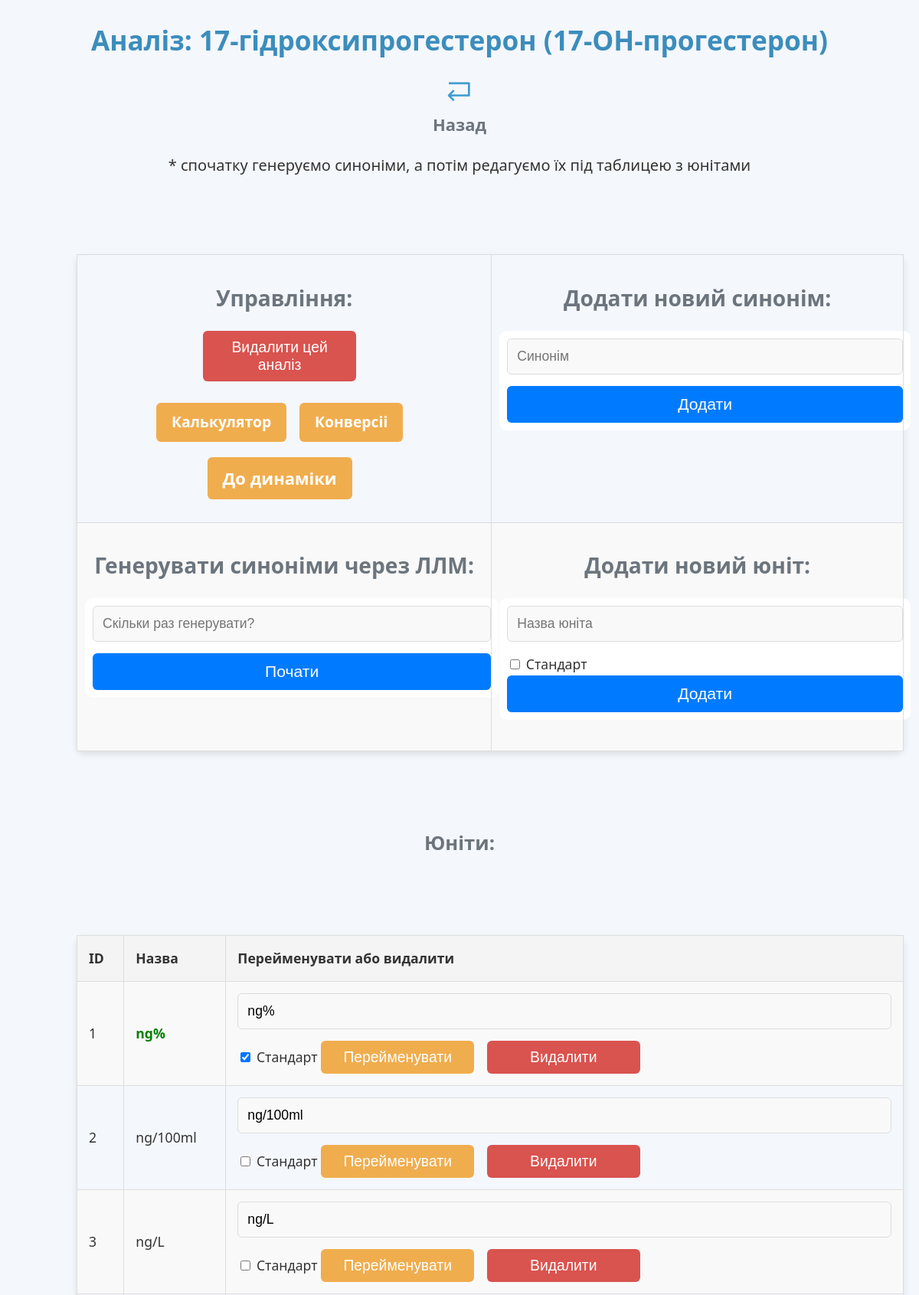
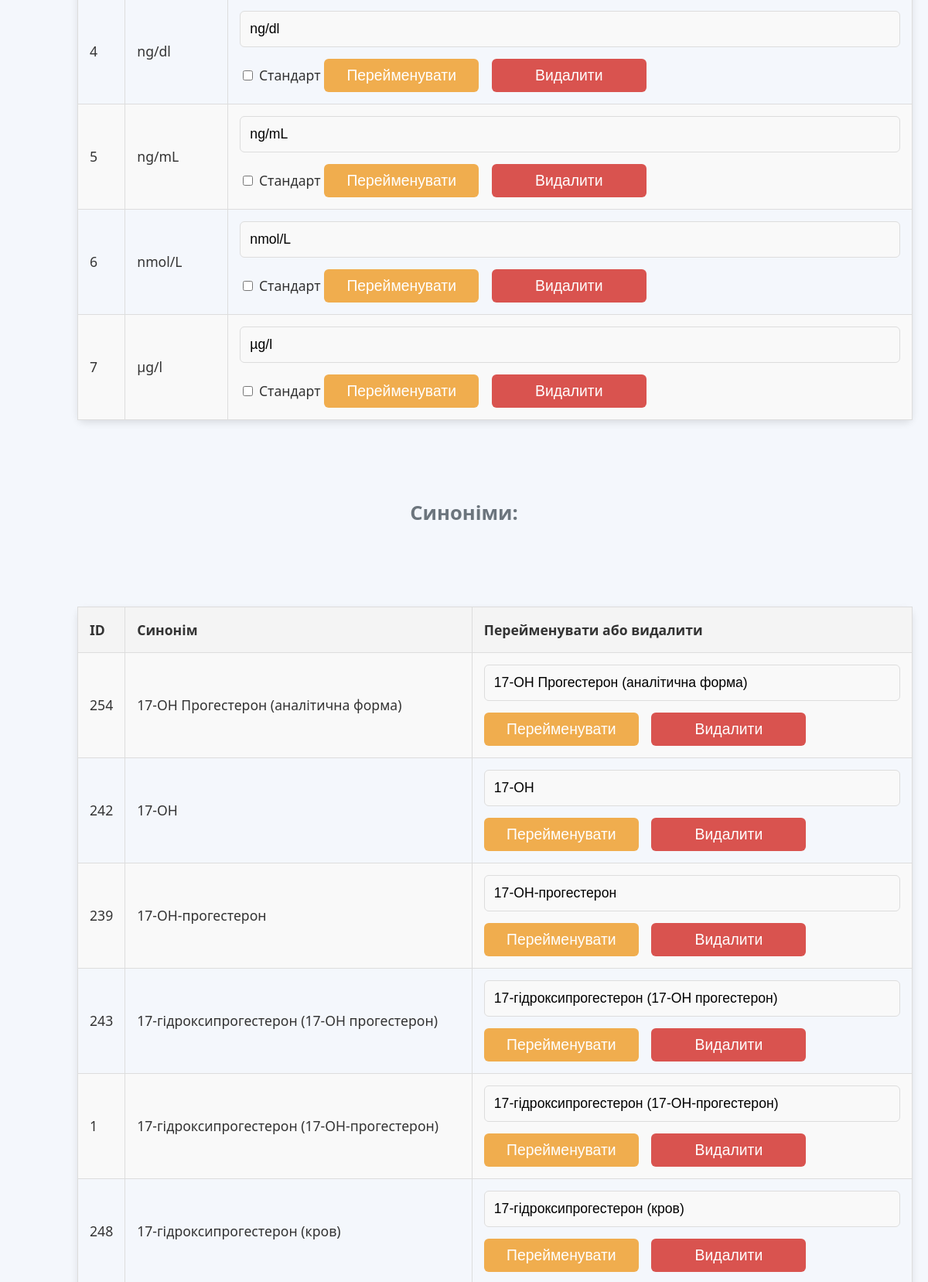
The page /analysis/1 (upper part) on the database its author committed (2 pictures, top to bottom).
### db/database.py (models this page shows)
class StandardName(Base):
    __tablename__ = "standard_names"
    id = Column(Integer, primary_key=True, index=True)
    name = Column(String, unique=True, nullable=False)
    standard_unit_id = Column(Integer, ForeignKey("units.id"), nullable=True)
    units = relationship("Unit", back_populates="standard_name", foreign_keys="[Unit.standard_name_id]")
    unit_conversions = relationship("UnitConversion", back_populates="standard_name",
                                    foreign_keys="[UnitConversion.standard_name_id]")
    synonyms = relationship("AnalysisSynonym", back_populates="standard_name")

class AnalysisSynonym(Base):
    __tablename__ = "analysis_synonyms"
    id = Column(Integer, primary_key=True, index=True)
    standard_name_id = Column(Integer, ForeignKey("standard_names.id"), nullable=False)
    synonym = Column(String, nullable=False)
    standard_name = relationship("StandardName", back_populates="synonyms")
    __table_args__ = (
        UniqueConstraint("standard_name_id", "synonym", name="unique_standard_name_synonym_constraint"),
    )

class Unit(Base):
    __tablename__ = "units"
    id = Column(Integer, primary_key=True, index=True)
    unit = Column(String, nullable=False)  # Назва одиниці
    standard_name_id = Column(Integer, ForeignKey("standard_names.id"), nullable=False)
    is_standard = Column(Boolean, default=False)  # Чи є ця одиниця стандартною для аналізу
    standard_name = relationship("StandardName", back_populates="units", foreign_keys=[standard_name_id])
    synonyms = relationship("UnitSynonym", back_populates="unit")
    __table_args__ = (
        UniqueConstraint("standard_name_id", "unit", name="unique_standard_name_unit_constraint"),
    )

### ui/routes/analysis_router.py (the view)
@router.get("/analysis/{analysis_id}", response_class=HTMLResponse)
def read_analysis_detail(analysis_id: int, request: Request, db: Session = Depends(get_db)):
    analysis_detail = get_analysis_detail(db, analysis_id)
    if not analysis_detail:
        raise HTTPException(status_code=404, detail="Analysis not found")
    return templates.TemplateResponse(
        "analysis_detail.html",
        {
            "request": request,
            "analysis": {
                "id": analysis_detail["id"],
                "name": analysis_detail["name"],
                "standard_unit": analysis_detail["standard_unit"],
                "units": analysis_detail["units"],
            },
            "synonyms": analysis_detail["synonyms"]
        }
    )

### ui/templates/analysis_detail.html (shortened to what this page needs)
{% extends "base.html" %}
{% block header %}Аналіз: {{ analysis.name }}{% endblock %}
{% block content %}
<p align="center"><a href="/analysis"><img src="/static/images/back.png" width="3%"><br>Назад</a></p>
<p align="center">* спочатку генеруємо синоніми, а потім редагуємо їх під таблицею з юнітами
</p>
<table style="border-collapse: collapse;">
    <tr>
        <td style="border: 1px solid #ddd; padding: 10px; vertical-align: top;">
            <h2>Управління:</h2>
            <div align="center">
            <form action="/delete_analyse" method="post" class="form-delete">
                <button type="submit" class="btn-delete">
                    Видалити цей аналіз
                </button>
            </form>
                <br>
                <form class="form-delete" style="display:inline;">
            <a href="/calculator_result/{{ analysis.id }}" class="btn-edit">Калькулятор</a>
            <a href="/conversions/{{ analysis.id }}" class="btn-edit">Конверсіі</a>
            <p><a href="/dynamic/" class="btn-edit">До динаміки</a></p>
                    </form>
                </div>
        </td>
        <td style="border: 1px solid #ddd; padding: 10px; vertical-align: top;">
            <h2>Додати новий синонім:</h2>
            <form action="/add_analysis_synonym" method="post">
                <input type="text" name="synonym" placeholder="Синонім" required>
                <button type="submit">Додати</button>
            </form>
        </td>
    </tr>
    <tr>
        <td style="border: 1px solid #ddd; padding: 10px; vertical-align: top;">
            <h2>Генерувати синоніми через ЛЛМ:</h2>
            <form action="/generate_analyse_synonym" method="post">
                <input type="number" name="count" placeholder="Скільки раз генерувати?" required>
                <button type="submit">Почати</button>
            </form>
        </td>
        <td style="border: 1px solid #ddd; padding: 10px; vertical-align: top;">
            <h2>Додати новий юніт:</h2>
            <form action="/add_unit" method="post">
                <input type="text" name="unit_name" placeholder="Назва юніта" required>
                <input type="checkbox" name="is_standard"> Стандарт
                <button type="submit">Додати</button>
            </form>
        </td>
    </tr>
</table>
<h2>Юніти:</h2>
<table border="1">
    <tr>
        <th>ID</th>
        <th>Назва</th>
        <th>Перейменувати або видалити</th>
    </tr>
    {% for unit in analysis.units %}
    <tr>
        <td>{{ loop.index }}</td>
        <td{% if unit == analysis.standard_unit %} style="font-weight: bold; color: green;"{% endif %}>
            {{ unit.unit }}
        </td>
        <td>
            <form action="/update_unit" method="post" style="display:inline;" class="form-delete">
                <input type="text" name="unit_name" value="{{ unit.unit }}" placeholder="Введіть нову назву юніта" required>
                <input type="checkbox" name="is_standard" {% if unit == analysis.standard_unit %}checked{% endif %}> Стандарт
                <button type="submit" class="btn-edit">Перейменувати</button>
            </form>
<form action="/delete_unit" method="post" style="display:inline;" class="form-delete">
    <button type="submit" class="btn-delete">Видалити</button>
</form>
        </td>
    </tr>
    {% endfor %}
</table>
<h2>Синоніми:</h2>
    <table border="1">
        <tr>
            <th>ID</th>
            <th>Синонім</th>
            <th>Перейменувати або видалити</th>
        </tr>
        {% for synonym in synonyms %}
        <tr>
            <td>{{ synonym.id }}</td>
            <td>{{ synonym.synonym }}</td>
            <td>
                <form action="/update_analysis_synonym" method="post" class="form-delete" style="display:inline;">
                    <input type="text" name="new_synonym" value="{{ synonym.synonym }}">
                    <button type="submit" class="btn-edit">Перейменувати</button>
                </form>
                <form action="/remove_analysis_synonym" method="post" style="display:inline;" class="form-delete">
                    <button type="submit" class="btn-delete">Видалити</button>
                </form>
            </td>
        </tr>
        {% endfor %}
    </table>
{% endblock %}

### ui/static/css/styles.css (style rules this page uses)
body { font-family: 'Segoe UI', Tahoma, Geneva, Verdana, sans-serif; margin: 0; padding: 0; background-color: #f4f7fc; color: #333; line-height: 1.6; }
h1, h2 { font-family: 'Segoe UI', Tahoma, Geneva, Verdana, sans-serif; margin-bottom: 20px; text-align: center; }
h2 { color: #6c757d; font-size: 1.6em; }
a { color: #007bff; text-decoration: none; font-weight: bold; transition: color 0.3s ease, transform 0.2s ease; }
p { font-size: 20px; }
p a { color: #6c757d; font-size: 1.1em; }
form { background-color: #fff; padding: 10px; border-radius: 10px; margin-bottom: 30px; width: 100%; max-width: 600px; margin-left: auto; margin-right: auto; }
.form-delete { background-color: transparent; padding: 0; border-radius: 0; margin: 0; width: auto; max-width: none; }
form input[type="text"], form select, form textarea { width: 100%; padding: 12px; margin-bottom: 15px; border: 1px solid #ddd; border-radius: 6px; font-size: 1em; background-color: #f9f9f9; box-sizing: border-box; transition: border-color 0.3s ease; }
form input[type="number"], form select, form textarea { width: 100%; padding: 12px; margin-bottom: 15px; border: 1px solid #ddd; border-radius: 6px; font-size: 1em; background-color: #f9f9f9; box-sizing: border-box; transition: border-color 0.3s ease; }
form button { width: 100%; padding: 12px; background-color: #007bff; color: white; border: none; border-radius: 6px; cursor: pointer; font-size: 1.2em; transition: background-color 0.3s ease, transform 0.2s ease; }
table { width: 90%; align:center; margin: 100px; border-collapse: collapse; margin: 20px background-color: #fff; border-radius: 10px; box-shadow: 0 4px 10px rgba(0, 0, 0, 0.1); }
table th, table td { border: 1px solid #ddd; padding: 15px; text-align: left; font-size: 1.1em; }
table th { background-color: #f4f4f4; color: #333; }
table tr:nth-child(even) { background-color: #f9f9f9; }
button, .btn-delete, .btn-edit { padding: 10px 20px; cursor: pointer; border-radius: 6px; font-size: 1.1em; transition: background-color 0.3s ease, transform 0.2s ease; display: inline-block; margin-right: 12px; }
.btn-delete { background-color: #d9534f; color: white; border: none; max-width: 200px; }
.btn-edit { background-color: #f0ad4e; color: white; border: none; border: none; max-width: 200px; }
h1, h2 { text-align: center; }

### rows shown on the page
StandardName: name "17-гідроксипрогестерон (17-ОН-прогестерон)"
AnalysisSynonym: unit "ng%", unit_name "ng%", unit "ng/100ml", unit_name "ng/100ml", unit "ng/L", unit_name "ng/L", unit "ng/dl", unit_name "ng/dl", unit "ng/mL", unit_name "ng/mL", unit "nmol/L", unit_name "nmol/L", unit "µg/l", unit_name "µg/l", id "254", synonym "17-OH Прогестерон (аналітична форма)", new_synonym "17-OH Прогестерон (аналітична форма)"
AnalysisSynonym: id "242", synonym "17-ОН", new_synonym "17-ОН"
AnalysisSynonym: id "239", synonym "17-ОН-прогестерон", new_synonym "17-ОН-прогестерон"
AnalysisSynonym: id "243", synonym "17-гідроксипрогестерон (17-OH прогестерон)", new_synonym "17-гідроксипрогестерон (17-OH прогестерон)"
AnalysisSynonym: id "1", synonym "17-гідроксипрогестерон (17-ОН-прогестерон)", new_synonym "17-гідроксипрогестерон (17-ОН-прогестерон)"
AnalysisSynonym: id "248", synonym "17-гідроксипрогестерон (кров)", new_synonym "17-гідроксипрогестерон (кров)"
